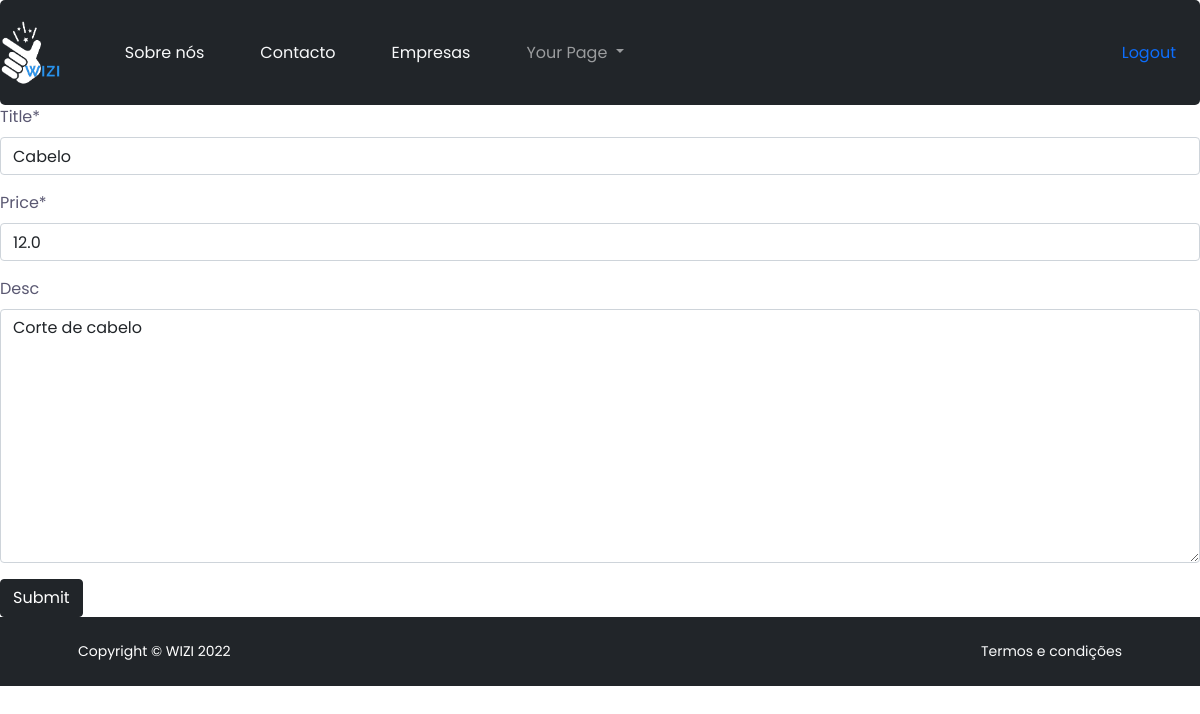
The page /plans/2/update/ (signed in) on the database its author committed.
### src/models.py (models this page shows, shortened)
class Plan(models.Model):
    company = models.ForeignKey(Company, on_delete=models.CASCADE, default=None)
    title = models.CharField(max_length=25)
    price = models.FloatField()
    desc = models.TextField(max_length=300, blank=True, null=True)

### src/views.py (the view)
# urls.py: path('plans/<pk>/update/', plan_update),
@login_required
def plan_update(request, pk):
    plan = Plan.objects.get(id=pk)
    form = PlanForm(instance=plan)
    if request.method == "POST":
        form = PlanForm(request.POST, instance=plan)
        if form.is_valid():
            form.save()
            return redirect("/plans/")
    context = {
        "form": form
    }
    return render (request, "plan_update.html", context)

### src/forms.py
class PlanForm(ModelForm):
    class Meta:
        model = Plan
        fields = [
                "title",
                "price",
                "desc",
            ]

### templates/plan_update.html (shortened to what this page needs)
{% extends 'base.html' %}
{% load crispy_forms_tags %}
{% block content %}
<form method="POST" enctype="multipart/form-data">
  {% csrf_token %} {{ form|crispy }}
  <button type="submit" class="btn btn-dark">Submit</button>
</form>
{% endblock content %}

### static/assets/css/style.css (style rules this page uses)
html { scroll-behavior: smooth; }
body { font-family: "Poppins", sans-serif; font-weight: normal; font-style: normal; color: #5A5872; }
* { margin: 0; padding: 0; box-sizing: border-box; }
i, span, a { display: inline-block; text-decoration: none; }

### rows shown on the page
Plan: title "Cabelo", price "12.0", desc "Corte de cabelo"
